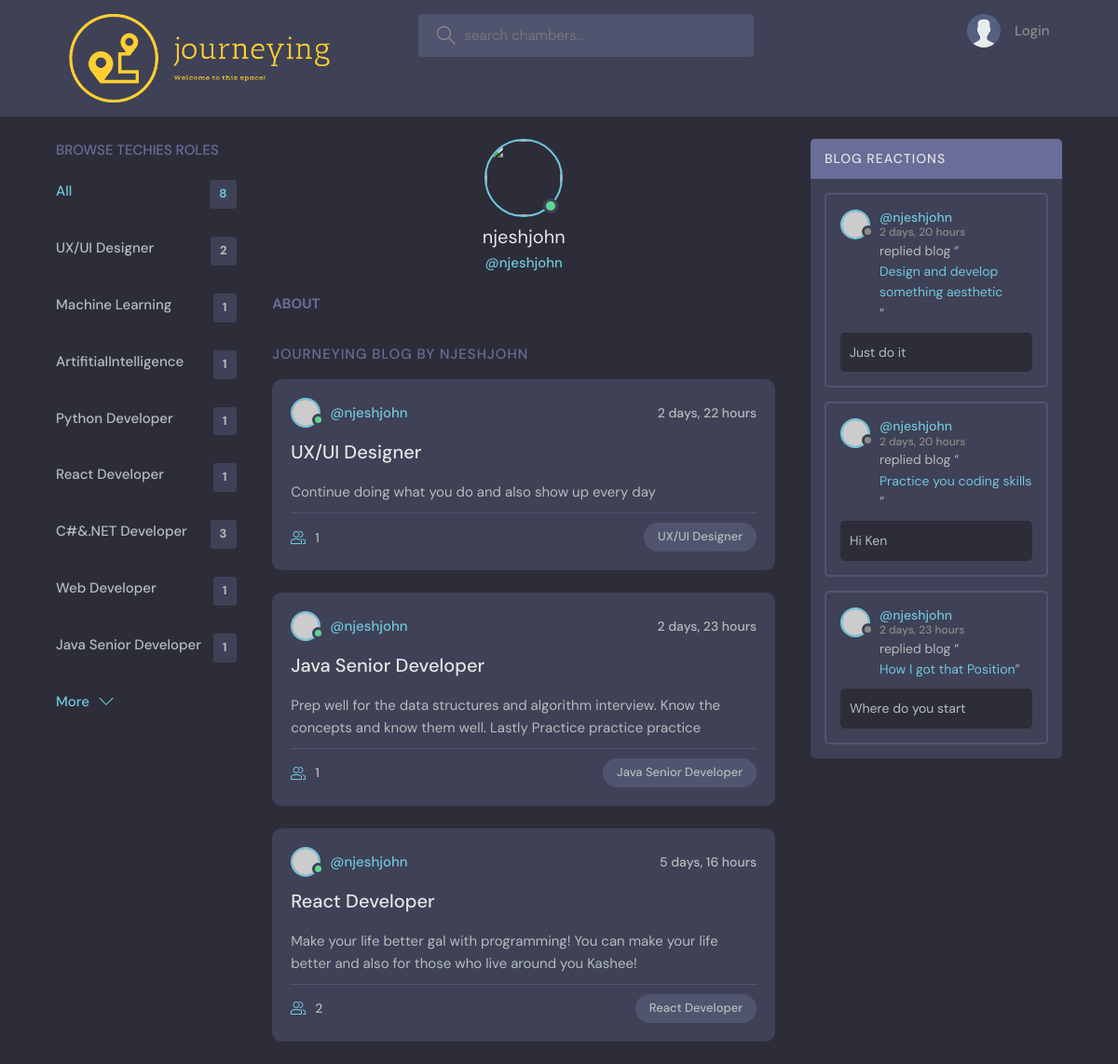
The page /profile/7/ on the database its author committed.
### journeyingblogs/models.py (models this page shows, shortened)
class Topic(models.Model):
    name = models.CharField(max_length=200)

class Chamber(models.Model):
    host = models.ForeignKey(User, on_delete=models.SET_NULL, null=True)
    topic = models.ForeignKey(Topic, on_delete=models.SET_NULL, null=True)
    name = models.CharField(max_length=200)
    description = models.TextField(null=True, blank=True)
    techiesspace = models.ManyToManyField(User, related_name='techiesspace', blank=True)
    updated = models.DateTimeField(auto_now=True)
    created = models.DateTimeField(auto_now_add=True)
    class Meta:
       ordering = ['-updated', '-created']
    def __str__(self):
        return self.name

class Message(models.Model):
    user =  models.ForeignKey(User, on_delete=models.CASCADE)
    chamber = models.ForeignKey(Chamber, on_delete=models.CASCADE)
    body = models.TextField()
    updated = models.DateTimeField(auto_now=True)
    created = models.DateTimeField(auto_now_add=True)
    class Meta:
       ordering = ['-updated', '-created']

### journeyingblogs/views.py (the view)
# urls.py: path('profile/<str:pk>/', views.userProfile, name="user-profile"),
def userProfile(request, pk):
    user = User.objects.get(id=pk)
    chambers = user.chamber_set.all()
    chamber_messages = user.message_set.all()
    topics = Topic.objects.all()
    context = {'user': user, 'chambers': chambers, 'chamber_messages': chamber_messages,
               'topics': topics}
    return render(request, 'journeyingblogs/userprofile.html', context)

### journeyingblogs/templates/journeyingblogs/userprofile.html (shortened to what this page needs)
{% extends 'main.html' %}
{% block content %}
<main class="profile-page layout layout--3">
  <div class="container">
    {% include 'journeyingblogs/topics.html' %}
    <div class="roomList">
      <div class="profile">
        <div class="profile__avatar">
          <div class="avatar avatar--large active">
            <img src="{{user.avatar.url}}" />
          </div>
        </div>
        <div class="profile__info">
          <h3>{{user.username}}</h3>
          <p>@{{user.username}}</p>
        </div>
        <div class="profile__about">
          <h3>About</h3>
        </div>
      </div>
      <div class="roomList__header">
        <div>
          <h2>Journeying blog by {{user.username}}</a>
          </h2>
        </div>
      </div>
     {% include 'journeyingblogs/content.html' %}
    </div>
    <div>
      {% include 'journeyingblogs/reactions.html' %}
  </div>
  </div>
</main>
{% endblock %}

### journeyingblogs/templates/journeyingblogs/topics.html
<div class="topics">
     <div class="topics__header">
          <h2>Browse Techies Roles</h2>
         </div>
                <ul class="topics__list">
                  <li>
                    <a href="{% url 'homepage' %}" class="active">All <span>{{topics.count}}</span></a>
                  </li>
                  {% for topic in topics %}
                  <li>
                    <a href="{% url 'homepage' %}?q={{topic.name}}">{{topic.name}}<span>{{topic.chamber_set.all.count}}</span></a>
                  </li>
                  {% endfor %}
                </ul>
                <a class="btn btn--link" href="{% url 'topic_page' %}">
                  More
                  <svg version="1.1" xmlns="http://www.w3.org/2000/svg" width="32" height="32" viewBox="0 0 32 32">
                    <title>chevron-down</title>
                    <path d="M16 21l-13-13h-3l16 16 16-16h-3l-13 13z"></path>
                  </svg>
                </a>
              </div>

### journeyingblogs/templates/journeyingblogs/content.html (shortened to what this page needs)
{% for chamber in chambers %}
<div class="roomListRoom">
    <div class="roomListRoom__header">
      <a href="{% url 'user-profile' chamber.host.id %}" class="roomListRoom__author">
        <div class="avatar avatar--small active">
          <img src="https://randomuser.me/api/portraits/men/11.jpg" />
        </div>
        <span>@{{chamber.host.username}}</span>
      </a>
      <div class="roomListRoom__actions">
        <span>{{chamber.created|timesince}}</span>
      </div>
    </div>
    <div class="roomListRoom__content">
      <a href="{% url 'chamber' chamber.id %}">{{chamber.topic.name}}</a>
      <p>
        {{chamber.description}}
      </p>
    </div>
    <div class="roomListRoom__meta">
      <a href="{% url 'chamber' chamber.id %}" class="roomListRoom__joined">
        {{chamber.techiesspace.all.count}}
      </a>
      <p class="roomListRoom__topic">{{chamber.topic.name}}</p>
    </div>
  </div>
{% endfor %}

### journeyingblogs/templates/journeyingblogs/reactions.html (shortened to what this page needs)
<div class="activities">
  <div class="activities__header">
    <h2>Blog Reactions</h2>
  </div>
{% for message in chamber_messages %}
  <div class="activities__box">
    <div class="activities__boxHeader roomListRoom__header">
      <a href="{% url 'user-profile' message.user.id %}" class="roomListRoom__author">
        <div class="avatar avatar--small">
          <img src="https://randomuser.me/api/portraits/women/11.jpg" />
        </div>
        <p>
          @{{message.user.username}}
          <span>{{message.created|timesince}}</span>
        </p>
      </a>
</div>
    <div class="activities__boxContent">
      <p>replied blog “<a href="{% url 'user-profile' message.user.id %}">{{message.chamber}}</a>”</p>
      <div class="activities__boxRoomContent">
        {{message.body}}
      </div>
    </div>
  </div>
  {% endfor %}
</div>

### rows shown on the page
Topic: name "UX/UI Designer", chamber_set.all.count "2"
Topic: name "Machine Learning", chamber_set.all.count "1"
Topic: name "ArtifitialIntelligence", chamber_set.all.count "1"
Topic: name "Python Developer", chamber_set.all.count "1"
Topic: name "React Developer", chamber_set.all.count "1"
Topic: name "C#&.NET Developer", chamber_set.all.count "3"
Topic: name "Web Developer", chamber_set.all.count "1"
Topic: name "Java Senior Developer", chamber_set.all.count "1"
Chamber: host.username "njeshjohn", created "2 days, 22 hours", topic.name "UX/UI Designer", description "Continue doing what you do and also show up every day", techiesspace.all.count "1"
Chamber: host.username "njeshjohn", created "2 days, 23 hours", topic.name "Java Senior Developer", description "Prep well for the data structures and algorithm interview. Know the concepts and know them well. Lastly Practice practice practice", techiesspace.all.count "1"
Chamber: host.username "njeshjohn", created "5 days, 16 hours", topic.name "React Developer", description "Make your life better gal with programming! You can make your life better and also for those who live around you Kashee!", techiesspace.all.count "2"
Message: user.username "njeshjohn", created "2 days, 20 hours", chamber "Design and develop something aesthetic", body "Just do it"
Message: user.username "njeshjohn", created "2 days, 20 hours", chamber "Practice you coding skills", body "Hi Ken"
Message: user.username "njeshjohn", created "2 days, 23 hours", chamber "How I got that Position", body "Where do you start"

### other values the page prints
{{ topics.count }} "8"
{{ user.username }} "njeshjohn"
{{ user.username }} "NJESHJOHN"
